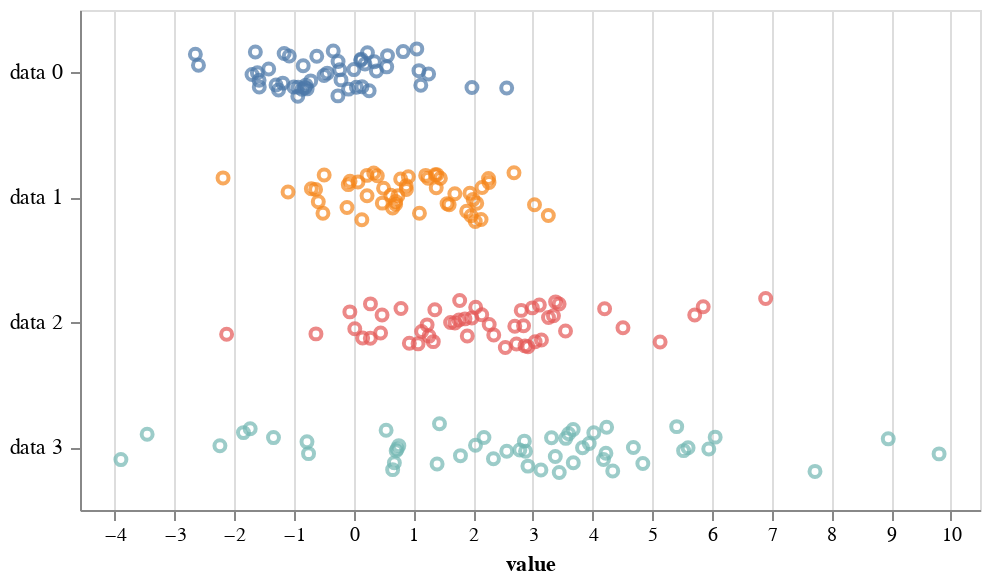

The cell this chart's notebook holds for it:
### Markdown cell above
The problem with strip plots is that they can have trouble with overlapping data point. A common approach to deal with this is to "jitter," or place the glyphs with small random displacements along the categorical axis. This involves using a jitter transform. While the current release candidate for Vega-Lite 3.0 has box plot capabilities, it does not have a jitter transform, though that will likely be coming in the future (see [here](https://github.com/vega/vega-lite/issues/396) and [here](https://github.com/vega/vega-lite/pull/4096/files)). Have a proper transform where data points are offset, but the categorial axis truly has nominal or ordinal value is desired, but not currently possible. The jitter plot here is a hack wherein the axes are quantitative and the tick labels and actually carefully placed text. This means that the "axis labels" will be wrecked if you try interactivity with the jitter plot. Nonetheless, tooltips still work.

### Code cell
jitter = altcat.catplot(df,
                        height=250,
                        width=450,
                        mark='point',
                        encoding=dict(y=alt.Y('variable:N', title=None),
                                      x='value:Q',
                                      color=alt.Color('variable:N', legend=None),
                                      tooltip=alt.Tooltip(['dummy metadata:N'], title='breed')),
                        transform='jitter')
jitter

### Figure 1 — Vega-Lite specification as saved in the notebook (floating-point values rounded to 4 significant figures; data arrays with more than 128 entries replaced by an {"elided": "..."} marker saying what was removed)
{"$schema": "https://vega.github.io/schema/vega-lite/v2.6.0.json", "config": {"view": {"height": 300, "width": 400}}, "datasets": {"data-2d496ced08661cf8c6e9a41b69789634": {"elided": "200 records"}, "data-423a5f96a9edf388ac0e2acfa5ed55ae": [{"__jitter": 0, "text": "data 3", "value": -4.584}, {"__jitter": 1, "text": "data 2", "value": -4.584}, {"__jitter": 2, "text": "data 1", "value": -4.584}, {"__jitter": 3, "text": "data 0", "value": -4.584}]}, "layer": [{"data": {"name": "data-2d496ced08661cf8c6e9a41b69789634"}, "encoding": {"color": {"field": "variable", "legend": null, "scale": {}, "type": "nominal"}, "tooltip": [{"field": "dummy metadata", "title": "breed", "type": "nominal"}], "x": {"field": "value", "scale": {"domain": [-4.584, 10.49], "nice": false}, "title": "value", "type": "quantitative"}, "y": {"axis": {"grid": false, "labels": false, "title": null, "values": [0, 1, 2, 3]}, "field": "__jitter", "type": "quantitative"}}, "height": 250, "mark": {"type": "point"}, "width": 450}, {"data": {"name": "data-423a5f96a9edf388ac0e2acfa5ed55ae"}, "encoding": {"text": {"field": "text", "type": "nominal"}, "x": {"field": "value", "title": "value", "type": "quantitative"}, "y": {"axis": {"grid": false, "labels": false, "title": null, "values": [0, 1, 2, 3]}, "field": "__jitter", "type": "quantitative"}}, "height": 250, "mark": {"align": "right", "baseline": "middle", "dx": -8, "type": "text"}, "width": 450}]}
